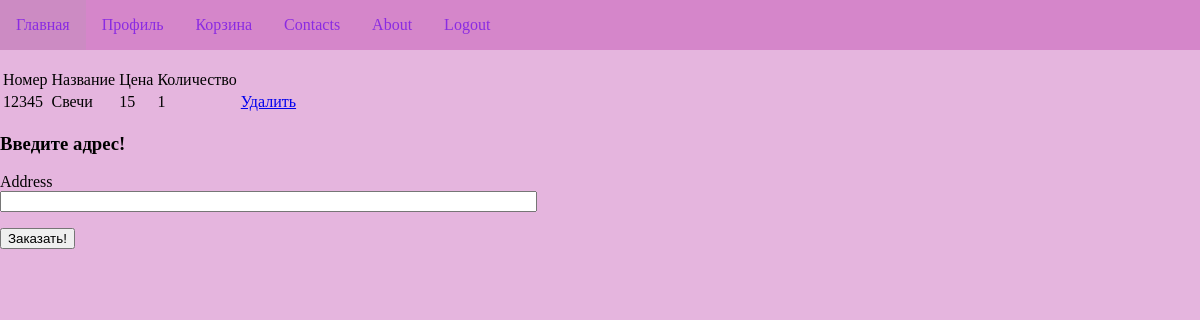
Before: /basket (signed in) with the older database file.
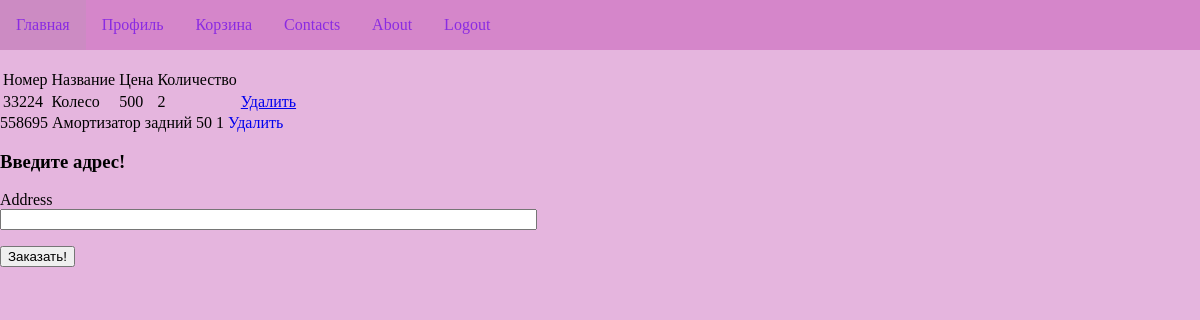
After: the same page with the newer database file.
### app/models.py (models this page shows, shortened)
class Basket(Base):
    __tablename__ = 'basket'
    id = Column(Integer, primary_key=True)
    amount = Column(Integer)
    part_id = Column(Integer, ForeignKey('part.id'))
    part = relationship('Part', back_populates='parent')
    order_id = Column(Integer, ForeignKey('order.id'))
    order = relationship('Order', back_populates='parent')

class Part(Base):
    __tablename__ = 'part'
    id = Column(Integer, primary_key=True)
    part_number = Column(String)
    description = Column(String)  # полное название детали
    price = Column(Integer)
    amount = Column(Integer)
    model_id = Column(Integer, ForeignKey('model.id'),  nullable=False)
    model = relationship('Model', back_populates="parent")
    element_id = Column(Integer, ForeignKey('element.id'), nullable=False)
    element = relationship('Element', back_populates="parent")
    parent = relationship('Basket', back_populates='part')   # переделать

### app/main/routes.py (the view, shortened to what this page needs)
@bp.route('/basket', methods=['GET', 'POST'])
def basket():
    form = RegistrationOrder(request.form)
    order = session.query(Order).filter(Order.user_id == current_user.id).filter(Order.status == None).first()
    if order == None:
        basket = 'Корзина пуста!'
    else:
        basket = session.query(Basket).filter(Basket.order_id == order.id).group_by(Basket.part_id).all()
        if basket == []:
            basket = 'Корзина пуста!'
    return render_template('main/basket.html', basket=basket, form=form)

### app/main/forms.py
class RegistrationOrder(Form):
    address = StringField("Address", [DataRequired(message='Введите адрес доставки!')])
    submit = SubmitField('Заказать!')

### app/models.py (called while the page is built)
@login.user_loader
def load_user(id):
    user = session.query(User).get(int(id))
    return user

### app/templates/main/basket.html (shortened to what this page needs)
{% extends "base.html" %}
{% block content %}
{% if basket == 'Корзина пуста!' %}
    <h1>{{ basket }}</h1>
{% else %}
    <table>
        <tr>
            <td>Номер</td>
            <td>Название</td>
            <td>Цена</td>
            <td>Количество</td>
        </tr>
        {% for b in basket %}
        <tr>
            <td>{{ b.part.part_number }}</td>
            <td>{{ b.part.description }}</td>
            <td>{{ b.part.price * b.amount }}</td>
            <td>{{ b.amount }}</td>
            <td><a href="{{ url_for('main.deleteFromBasket', order_id=b.order_id, part_id=b.part_id) }}">Удалить</a> </td>
        </tr>
        <br>
    </table>
        {% endfor %}
    <h3>Введите адрес!</h3>
    <form action="" method="POST" novalidate>
        <p>
            {{ form.address.label }}<br>
            {{ form.address(size=64) }}<br>
        </p>
        <p>
            {{ form.submit() }}
        </p>
</form>
{% endif %}
{% endblock %}

### app/templates/base.html (shortened to what this page needs)
<!DOCTYPE html>
<html lang="ru">
<html>
<head>
    <link type="text/css" href="{{ url_for('static', filename='css/styles.css') }}" rel="stylesheet"/>
    <link type="text/css" href="{{ url_for('static', filename='css/nav-bar.css') }}" rel="stylesheet"/>
</head>
<body>
<div class="navbar">
    <div class="nav-href">
        <a href="{{ url_for('main.index') }} ">Главная</a>
        {% if current_user.is_anonymous %}
        {% else %}
        <a href="{{ url_for('main.profile', username=current_user.name, id=current_user.id) }}">Профиль</a>
        <a href="{{ url_for('main.basket') }}">Корзина</a>
        {% endif %}
    </div>
    <div class="drop">
        <div class="nav-list">
            <a href="#">Contacts</a>
            <a href="#">About</a>
            {% if current_user.is_anonymous %}
                <a href="{{ url_for('auth.login') }}">Login</a>
            {% else %}
            <a href="{{ url_for('auth.logout') }}">Logout</a>
            {% endif %}
        </div>
    </div>
</div>
{% block content %}{% endblock %}
</body>
</html>

### app/static/css/styles.css (style rules this page uses)
body { margin: 0; padding: 0; background-color:rgba(218, 149, 208, 0.692); }
body > a { text-decoration: none; }

### app/static/css/nav-bar.css (style rules this page uses)
.navbar { display: flex; background-color:rgba(206, 113, 193, 0.692); }
.nav-href { display: flex; text-align: left; }
.nav-href>a { display: block; padding: 1em; text-decoration: none; color:blueviolet; }
.nav-list { display: flex; }
.nav-list a { display: block; padding: 1em; text-decoration: none; color:blueviolet }

Changed rows visible on the page:
added Basket: part.part_number "33224", part.description "Колесо", b.part.price*b.amount "500", amount "2"
changed Basket: part.part_number "12345" → "558695"; part.description "Свечи" → "Амортизатор задний"; b.part.price*b.amount "15" → "50"
